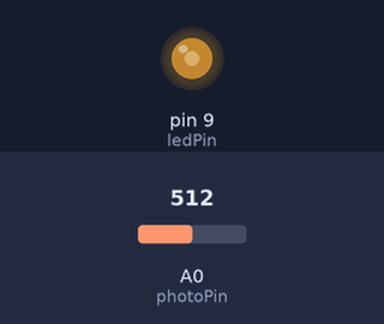
Bench run of a sketch on a simulated Arduino Uno, built with avr-gcc and run on an emulated ATmega328P. Shown: output pins drawn as LEDs (lit = HIGH). The test bench sets the inputs (shaded band); at power-on: A0 (photoPin) = 512.

Above: at 1.2 s.
1.3 s: A0 (photoPin) set to 716
At 2.0 s:
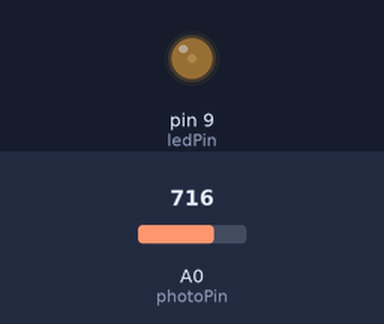
2.8 s: A0 (photoPin) set to 900
At 3.2 s:
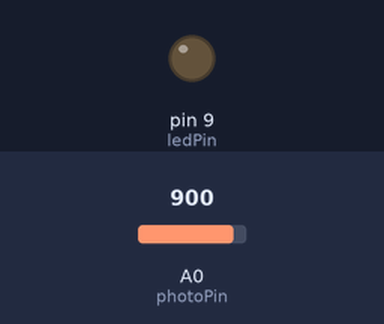
4.3 s: A0 (photoPin) set to 815
5.8 s: A0 (photoPin) set to 792
At 6.6 s:
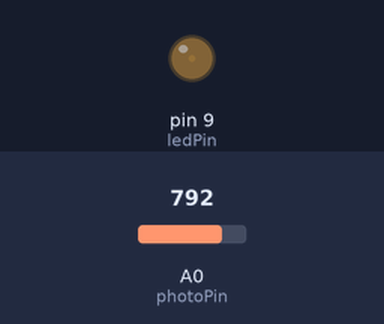
7.3 s: A0 (photoPin) set to 306
At 7.8 s:
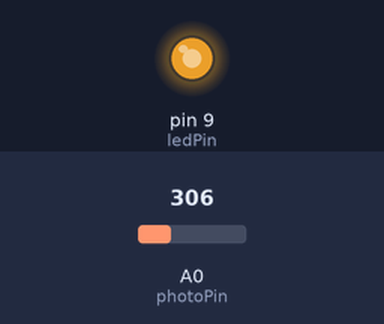
8.8 s: A0 (photoPin) set to 511
At 10.1 s:
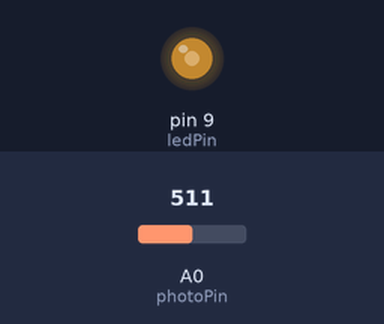
Timing chart, 0 to 11.3 s (numbered marks = the images above; inputs shaded):
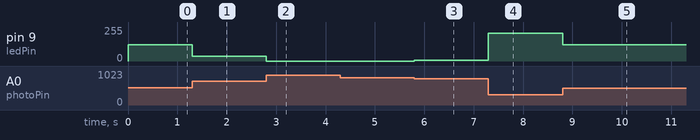

The sketch:

8-change-LED-brightness.ino
```cpp
/*
    Author: Quang Tran
    Date: June 2nd, 2019

    Note: This program will let us change the brightness of an led using a photoresistor.
*/

const int photoPin = 0;
const int ledPin = 9;

void setup() {
  pinMode(ledPin, OUTPUT);
  pinMode(photoPin, INPUT);
}


void loop() {

  int value = analogRead(photoPin);
  value = constrain(value, 200, 800);               // Constrain the values to range 200-800 only. Ignore anything else.
  int brightness = map(value, 200, 800, 255, 0);    // Map 200-800 to 255-0 (inversely)
  analogWrite(ledPin, brightness);


/*  This part will be used to simply turn the LED on/off  */
//  if (value < 800) {          // Turn the LED on if value from the photoresistor < 800
//    digitalWrite(ledPin, HIGH);
//  } else {                    // Turn it off it value from the photoresistor >= 800
//    digitalWrite(ledPin, LOW);
//  }
}
```

Measured:
- after the input at 1.3 s, pin 9 (ledPin): 123/255 → 36/255 at once
- after the input at 2.8 s, pin 9 (ledPin): 36/255 → 0/255 at once
- after the input at 4.3 s, every drawn part: stays the same
- after the input at 5.8 s, pin 9 (ledPin): 0/255 → 4/255 at once
- after the input at 7.3 s, pin 9 (ledPin): 4/255 → 210/255 at once
- after the input at 8.8 s, pin 9 (ledPin): 210/255 → 123/255 at once
